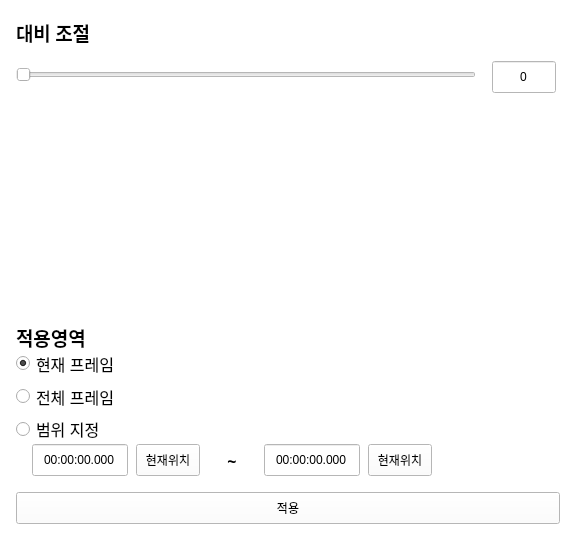
    <widget class="QWidget" name="w_changecontrast" native="true">
     <property name="geometry">
      <rect>
       <x>0</x>
       <y>0</y>
       <width>576</width>
       <height>540</height>
      </rect>
     </property>
     <property name="styleSheet">
      <string notr="true">background-color: #ffffff;</string>
     </property>
     <widget class="QLabel" name="label_8">
      <property name="geometry">
       <rect>
        <x>16</x>
        <y>16</y>
        <width>91</width>
        <height>32</height>
       </rect>
      </property>
      <property name="font">
       <font>
        <family>Noto Sans KR</family>
        <pointsize>14</pointsize>
        <bold>true</bold>
       </font>
      </property>
      <property name="text">
       <string>대비 조절</string>
      </property>
     </widget>
     <widget class="QSlider" name="sd_changecontrast_contrast">
      <property name="geometry">
       <rect>
        <x>16</x>
        <y>64</y>
        <width>460</width>
        <height>22</height>
       </rect>
      </property>
      <property name="styleSheet">
       <string notr="true">QSliter::groove::horizontal::background-color: #123456;</string>
      </property>
      <property name="maximum">
       <number>100</number>
      </property>
      <property name="value">
       <number>0</number>
      </property>
      <property name="orientation">
       <enum>Qt::Horizontal</enum>
      </property>
     </widget>
     <widget class="QLineEdit" name="edt_changecontrast_contrast">
      <property name="enabled">
       <bool>true</bool>
      </property>
      <property name="geometry">
       <rect>
        <x>492</x>
        <y>61</y>
        <width>64</width>
        <height>32</height>
       </rect>
      </property>
      <property name="text">
       <string>0</string>
      </property>
      <property name="alignment">
       <set>Qt::AlignCenter</set>
      </property>
     </widget>
     <widget class="QLabel" name="label_13">
      <property name="geometry">
       <rect>
        <x>16</x>
        <y>322</y>
        <width>91</width>
        <height>31</height>
       </rect>
      </property>
      <property name="font">
       <font>
        <family>Noto Sans KR</family>
        <pointsize>14</pointsize>
        <bold>true</bold>
       </font>
      </property>
      <property name="text">
       <string>적용영역</string>
      </property>
     </widget>
     <widget class="QPushButton" name="btn_changecontrast_apply">
      <property name="geometry">
       <rect>
        <x>16</x>
        <y>492</y>
        <width>544</width>
        <height>32</height>
       </rect>
      </property>
      <property name="styleSheet">
       <string notr="true"/>
      </property>
      <property name="text">
       <string>적용</string>
      </property>
      <property name="autoDefault">
       <bool>false</bool>
      </property>
      <property name="flat">
       <bool>false</bool>
      </property>
     </widget>
     <widget class="QLineEdit" name="edt_changecontrast_rangestart">
      <property name="geometry">
       <rect>
        <x>32</x>
        <y>444</y>
        <width>96</width>
        <height>32</height>
       </rect>
      </property>
      <property name="text">
       <string>00:00:00.000</string>
      </property>
      <property name="alignment">
       <set>Qt::AlignCenter</set>
      </property>
     </widget>
     <widget class="QPushButton" name="btn_changecontrast_rangestarttocurrent">
      <property name="geometry">
       <rect>
        <x>136</x>
        <y>444</y>
        <width>64</width>
        <height>32</height>
       </rect>
      </property>
      <property name="styleSheet">
       <string notr="true">b</string>
      </property>
      <property name="text">
       <string>현재위치</string>
      </property>
      <property name="flat">
       <bool>false</bool>
      </property>
     </widget>
     <widget class="QPushButton" name="btn_changecontrast_rangeendtocurrent">
      <property name="geometry">
       <rect>
        <x>368</x>
        <y>444</y>
        <width>64</width>
        <height>32</height>
       </rect>
      </property>
      <property name="styleSheet">
       <string notr="true">b</string>
      </property>
      <property name="text">
       <string>현재위치</string>
      </property>
      <property name="flat">
       <bool>false</bool>
      </property>
     </widget>
     <widget class="QLineEdit" name="edt_changecontrast_rangeend">
      <property name="geometry">
       <rect>
        <x>264</x>
        <y>444</y>
        <width>96</width>
        <height>32</height>
       </rect>
      </property>
      <property name="text">
       <string>00:00:00.000</string>
      </property>
      <property name="alignment">
       <set>Qt::AlignCenter</set>
      </property>
     </widget>
     <widget class="QLabel" name="label_14">
      <property name="geometry">
       <rect>
        <x>216</x>
        <y>444</y>
        <width>32</width>
        <height>32</height>
       </rect>
      </property>
      <property name="font">
       <font>
        <family>Noto Sans KR</family>
        <pointsize>12</pointsize>
        <bold>true</bold>
       </font>
      </property>
      <property name="text">
       <string>~</string>
      </property>
      <property name="alignment">
       <set>Qt::AlignCenter</set>
      </property>
     </widget>
     <widget class="QWidget" name="layoutWidget_2">
      <property name="geometry">
       <rect>
        <x>16</x>
        <y>350</y>
        <width>111</width>
        <height>92</height>
       </rect>
      </property>
      <layout class="QVBoxLayout" name="verticalLayout_2">
       <item>
        <widget class="QRadioButton" name="rbtn_changecontrast_currentframe">
         <property name="font">
          <font>
           <pointsize>12</pointsize>
          </font>
         </property>
         <property name="text">
          <string>현재 프레임</string>
         </property>
         <property name="checked">
          <bool>true</bool>
         </property>
        </widget>
       </item>
       <item>
        <widget class="QRadioButton" name="rbtn_changecontrast_allframe">
         <property name="font">
          <font>
           <pointsize>12</pointsize>
          </font>
         </property>
         <property name="text">
          <string>전체 프레임</string>
         </property>
        </widget>
       </item>
       <item>
        <widget class="QRadioButton" name="rbtn_changecontrast_rangeframe">
         <property name="font">
          <font>
           <pointsize>12</pointsize>
          </font>
         </property>
         <property name="text">
          <string>범위 지정</string>
         </property>
        </widget>
       </item>
      </layout>
     </widget>
    </widget>
